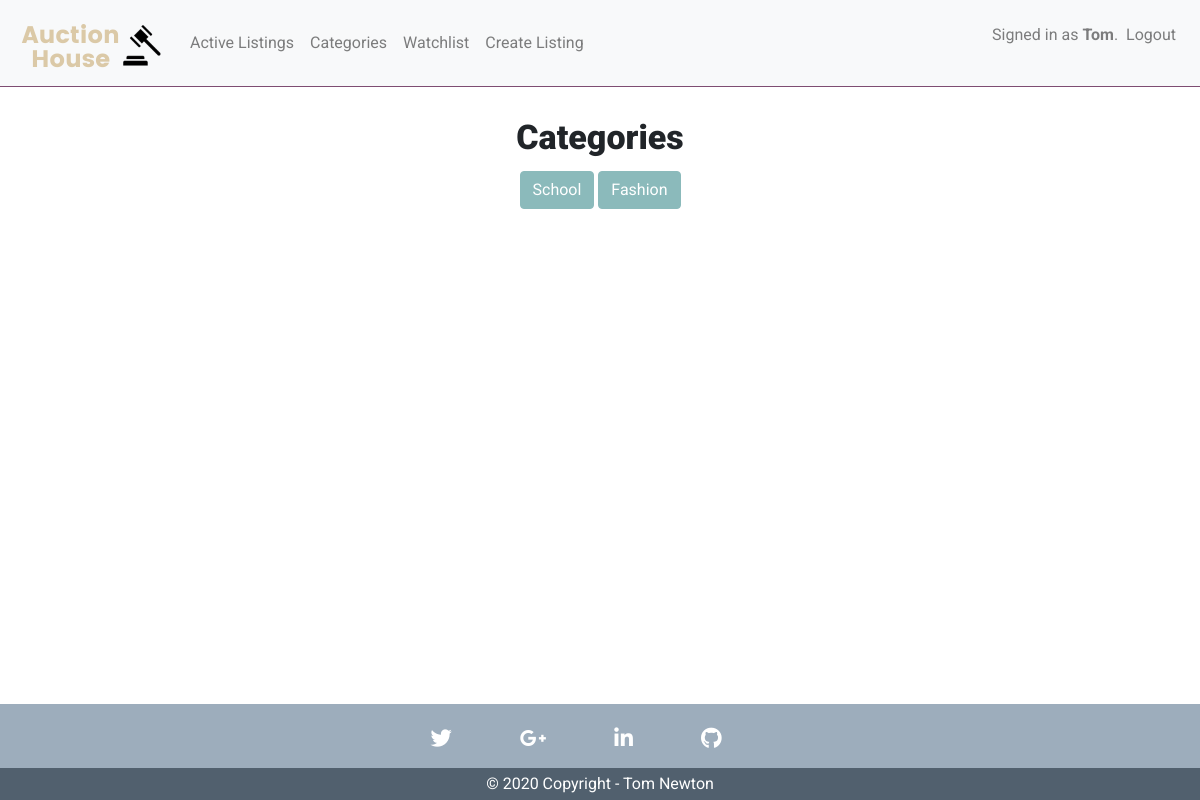
The page /categories (signed in) on the database as committed earlier.
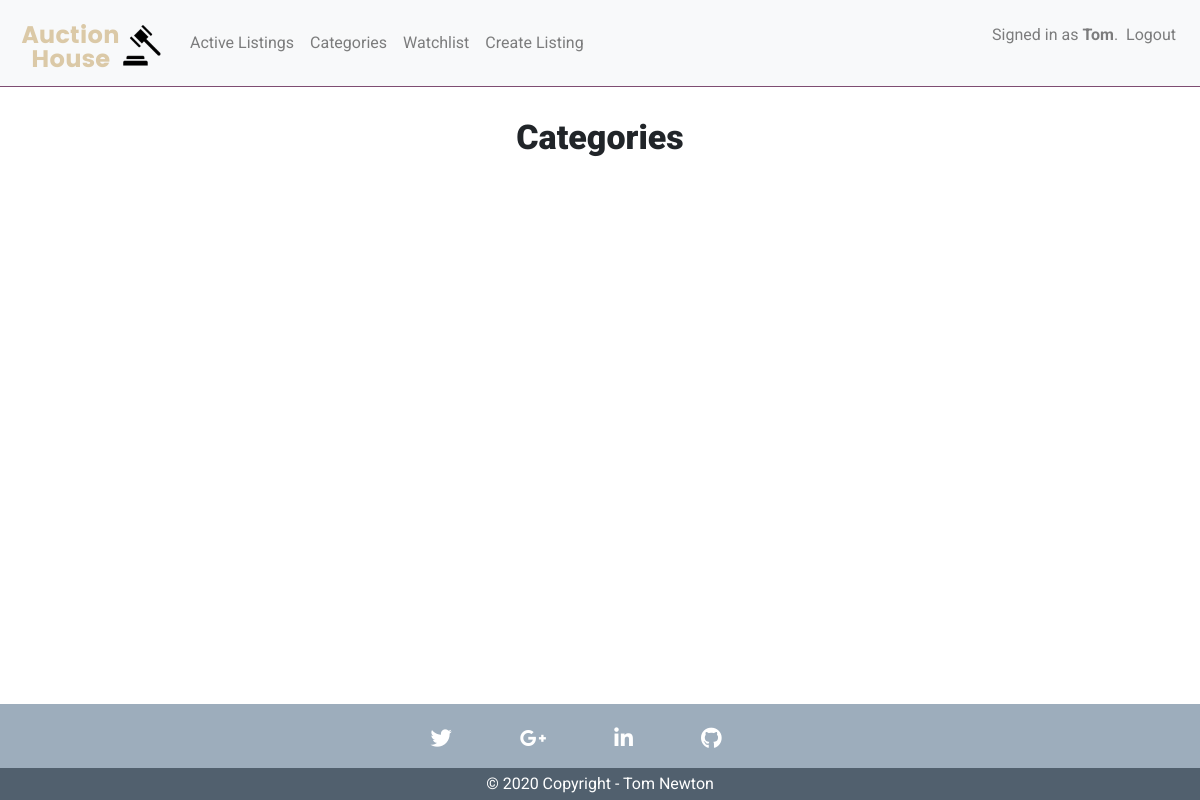
The same page on the database as committed later.
### auctions/models.py (models this page shows)
class Category(models.Model):
    name = models.CharField(max_length=120, default='uncategorised')
    def __str__(self):
        return self.name

### auctions/views.py (the view)
# urls.py: path("categories", views.categories, name="categories"),
@login_required(login_url='login')
def categories(request):
    categories = Category.objects.all()
    if request.method == 'POST':
        category = request.POST["category"]
        auctions = Auction.objects.filter(category=category)
        context = {
            'categories':categories,
            'auctions':auctions,
        }
        print("The selected category is: ", category)
        print("The auctions with this category are: ", auctions)
        return render(request, "auctions/categories.html", context)
    else:
        context = {
            'categories':categories,
        }
        return render(request, "auctions/categories.html", context)

### auctions/templates/auctions/categories.html (shortened to what this page needs)
{% extends "auctions/layout.html" %}
{% load static %}
{% block body %}
<section id="auction_listings">
    <div class="title">
        <h1>Categories</h1>
            <div class="btn-group" role="group" aria-label="Basic example">
                {% for item in categories %}
                    <form action="{% url 'categories' %}" method="post">
                    <button type="submit" class="btn btn-secondary" name="category" value="{{item}}">{{item}}</button>
                    <form>
                {% endfor %}
            </div>
    </div>
</section>
{% endblock %}

Rows that differ between the two databases and show on the page:
removed Category: name "School"
removed Category: name "Fashion"
